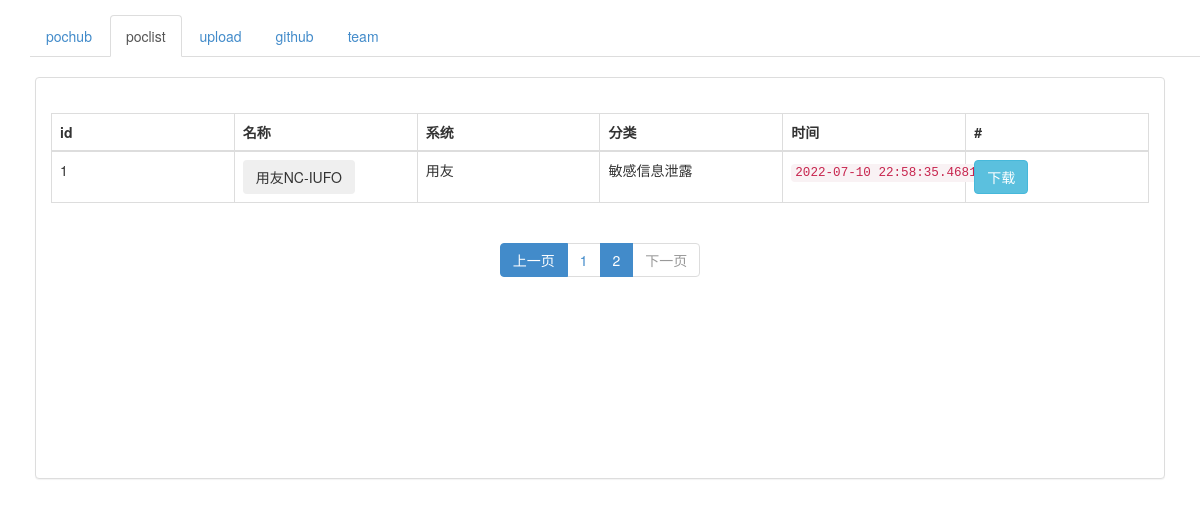
The page /poclist/2 on the database its author committed.
### models.py (models this page shows)
class Pocs(db.Model):
    __tablename__ = 'pocs'
    id = db.Column(db.Integer, primary_key=True, autoincrement=True)
    name=db.Column(db.String(256), nullable=False)
    filename=db.Column(db.Text, nullable=False)
    system=db.Column(db.String(256), nullable=False,default="其他")
    category=db.Column(db.String(256), nullable=False,default="其他")
    detail=db.Column(db.Text, nullable=False)
    date = db.Column(db.DateTime, default=datetime.now)

### index.py (the view)
@app.route('/poclist',methods=['GET'])
@app.route('/poclist/<int:page>',methods=['GET'])
def poclist(page=1,msg=None):
    paginate = Pocs.query.order_by(Pocs.id.desc()).paginate(page=page, per_page=10, error_out=False)
    pocs = paginate.items
    return render_template('poclist.html', pagination=paginate, pocs=pocs,poclist_active=True)

### templates/poclist.html (shortened to what this page needs)
{% extends 'base.html' %}
{% block css %}
<link rel="stylesheet" href="{{url_for('static',filename='css/dataTables.bootstrap.css')}}">
<link rel="stylesheet" href="{{url_for('static',filename='css/TableTools.css')}}">
<link rel="stylesheet" href="{{url_for('static',filename='css/jquery.fileupload.css')}}">
<link rel="stylesheet" href="{{url_for('static',filename='css/jquery.fileupload-ui.css')}}">
<link rel="stylesheet" href="{{url_for('static',filename='css/poclist.css')}}">
{% endblock %}
{% block content %}
<div class="row" style="margin:20px;">
			  <div class="col-md-12">
				  	<div class="panel panel-default">
					  <div class="panel-body" style="min-height:400px">
						  <br>
					  		<table cellpadding="0" cellspacing="0" border="0"
					  		class="table table-bordered" style="table-layout:fixed;word-break:break-all;">
									<thead>
									<tr>
										<th>id</th>
										<th>名称</th>
										<th>系统</th>
										<th>分类</th>
										<th>时间</th>
										<th>#</th>
									</tr>
								</thead>
								<tbody>
									{% for poc in pocs %}
									<tr >
										<td><input name="pocid" type="hidden" class="" value="{{poc.id}}">{{poc.id}}</td>
										<td><button class="btn" data-target="#showpoc" data-toggle="modal" data-id="{{poc.id}}">{{poc.name}}</button></td>
										<td>{{poc.system}}</td>
										<td>{{poc.category}}</td>
										<td><code>{{poc.date}}</code></td>
										<td><a href="{{url_for('download',id=poc.id)}}"><button class="btn btn-info" >下载</button></a></td>
									</tr>
								{% endfor %}
								</tbody>
								</table>
						  <div style="text-align:center">
								{% import 'pages.html' as pg %}
								{{ pg.my_paginate(pagination,'poclist') }}
							</div>
					  </div>
				  	</div>
			  </div>
            </div>
{% endblock %}

### rows shown on the page
Pocs: id "1", name "用友NC-IUFO", system "用友", category "敏感信息泄露", date "2022-07-10 22:58:35.468163"

### other values the page prints
{{ page }} "1" "2"
